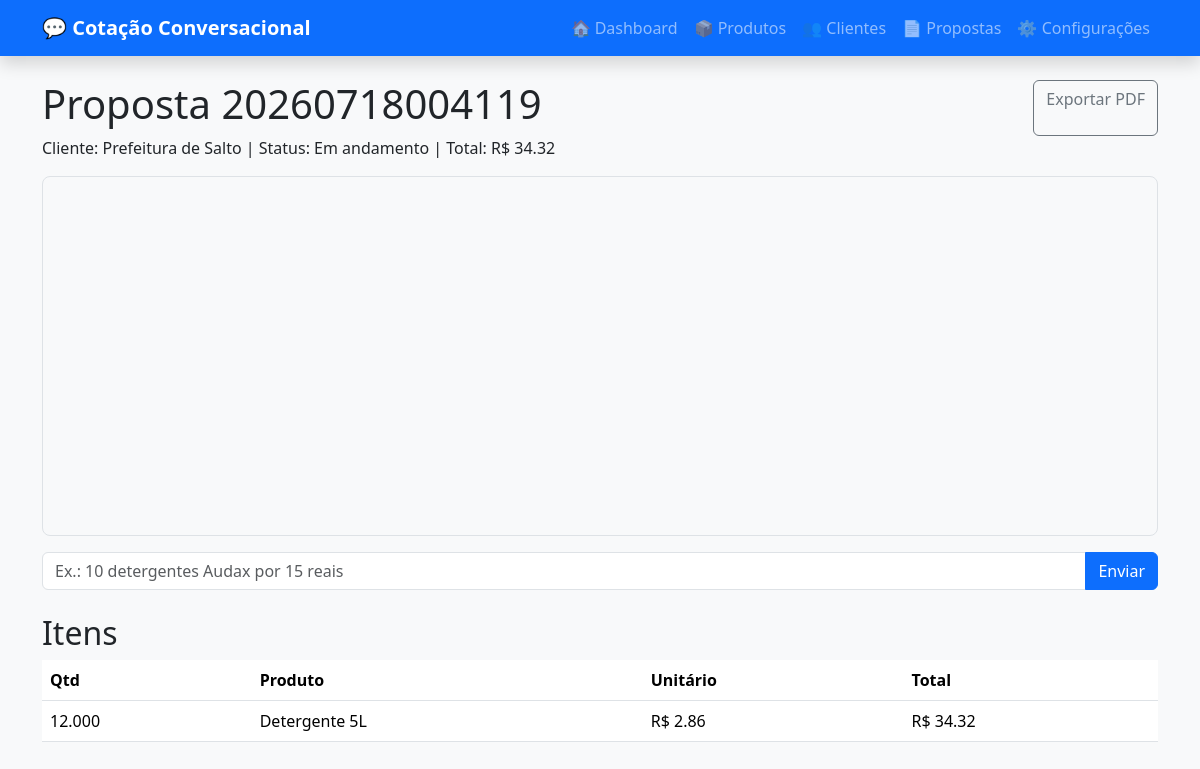
Page /propostas/2 on the committed database.
### app/models/entities.py (models this page shows)
class Proposta(Base):
    __tablename__ = "propostas"
    id: Mapped[int] = mapped_column(primary_key=True)
    numero: Mapped[str] = mapped_column(
        String(30),
        unique=True,
        index=True,
    )
    cliente_id: Mapped[int | None] = mapped_column(
        ForeignKey("clientes.id"),
        nullable=True,
    )
    data: Mapped[datetime] = mapped_column(
        DateTime,
        default=datetime.utcnow,
    )
    status: Mapped[str] = mapped_column(
        String(30),
        default="Em andamento",
    )
    observacoes: Mapped[str | None] = mapped_column(
        Text,
        nullable=True,
    )
    valor_total: Mapped[Decimal] = mapped_column(
        Numeric(12, 2),
        default=0,
    )
    estado_chat: Mapped[dict | None] = mapped_column(
        JSON,
        nullable=True,
        default=dict,
    )
    cliente: Mapped[Cliente | None] = relationship()
    itens: Mapped[list["ItemProposta"]] = relationship(
        cascade="all, delete-orphan",
        back_populates="proposta",
    )
    mensagens: Mapped[list["MensagemConversa"]] = relationship(
        cascade="all, delete-orphan",
        back_populates="proposta",
    )

class Cliente(Base):
    __tablename__ = "clientes"
    id: Mapped[int] = mapped_column(primary_key=True)
    razao_social: Mapped[str] = mapped_column(String(255), index=True)
    nome_fantasia: Mapped[str | None] = mapped_column(String(255), nullable=True)
    cnpj: Mapped[str | None] = mapped_column(String(30), nullable=True)
    endereco: Mapped[str | None] = mapped_column(String(255), nullable=True)
    cidade: Mapped[str | None] = mapped_column(String(120), nullable=True)
    telefone: Mapped[str | None] = mapped_column(String(50), nullable=True)
    email: Mapped[str | None] = mapped_column(String(180), nullable=True)

class ItemProposta(Base):
    __tablename__ = "itens_proposta"
    id: Mapped[int] = mapped_column(primary_key=True)
    proposta_id: Mapped[int] = mapped_column(
        ForeignKey("propostas.id")
    )
    produto_id: Mapped[int] = mapped_column(
        ForeignKey("produtos.id")
    )
    quantidade: Mapped[Decimal] = mapped_column(
        Numeric(12, 3)
    )
    valor_unitario: Mapped[Decimal] = mapped_column(
        Numeric(12, 2)
    )
    valor_total: Mapped[Decimal] = mapped_column(
        Numeric(12, 2)
    )
    proposta: Mapped[Proposta] = relationship(
        back_populates="itens"
    )
    produto: Mapped[Produto] = relationship()

class Produto(Base):
    __tablename__ = "produtos"
    id: Mapped[int] = mapped_column(primary_key=True)
    codigo: Mapped[str] = mapped_column(String(40), index=True)
    descricao: Mapped[str] = mapped_column(String(255), index=True)
    marca: Mapped[str | None] = mapped_column(String(120), nullable=True, index=True)
    unidade: Mapped[str] = mapped_column(String(30), default="UN")
    volume: Mapped[str | None] = mapped_column(String(80), nullable=True)
    categoria: Mapped[str | None] = mapped_column(String(120), nullable=True)
    preco_padrao: Mapped[Decimal | None] = mapped_column(
        Numeric(12, 2),
        nullable=True,
    )
    ativo: Mapped[bool] = mapped_column(Boolean, default=True)
    aliases: Mapped[list["AliasProduto"]] = relationship(
        back_populates="produto"
    )

### app/routers/web.py (the view)
@router.get("/propostas/{proposta_id}", response_class=HTMLResponse)
def tela_proposta(
    proposta_id: int,
    request: Request,
    db: Session = Depends(get_db),
):
    proposta = db.get(Proposta, proposta_id)
    if not proposta:
        raise HTTPException(status_code=404, detail="Proposta não encontrada")
    return templates.TemplateResponse(
        request=request,
        name="proposta.html",
        context={
            "request": request,
            "proposta": proposta,
        },
    )

### app/templates/proposta.html (shortened to what this page needs)
{% extends "base.html" %}{% block content %}
<div class="d-flex justify-content-between"><h1>Proposta {{ proposta.numero }}</h1><a class="btn btn-outline-secondary" href="/propostas/{{ proposta.id }}/pdf">Exportar PDF</a></div><p>Cliente: {{ proposta.cliente.razao_social if proposta.cliente else '-' }} | Status: {{ proposta.status }} | Total: R$ {{ '%.2f'|format(proposta.valor_total) }}</p>
<div class="chat-box mb-3" id="chat">{% for m in proposta.mensagens %}<div class="msg {{ m.usuario }}"><strong>{{ m.usuario }}:</strong> {{ m.mensagem }}</div>{% endfor %}</div>
<form id="chat-form" class="input-group"><input class="form-control" name="mensagem" placeholder="Ex.: 10 detergentes Audax por 15 reais" autofocus><button class="btn btn-primary">Enviar</button></form>
<h2 class="mt-4">Itens</h2><table class="table"><tr><th>Qtd</th><th>Produto</th><th>Unitário</th><th>Total</th></tr>{% for i in proposta.itens %}<tr><td>{{ i.quantidade }}</td><td>{{ i.produto.descricao }}</td><td>R$ {{ '%.2f'|format(i.valor_unitario) }}</td><td>R$ {{ '%.2f'|format(i.valor_total) }}</td></tr>{% endfor %}</table>
{% endblock %}

### app/static/css/app.css (style rules this page uses)
.chat-box { height:360px;overflow:auto;border:1px solid #dee2e6;border-radius:.5rem;padding:1rem;background:#f8f9fa }

### rows in the picture
Proposta: numero "20260718004119", status "Em andamento", valor_total "34.32"
Cliente: cliente "Prefeitura de Salto"
ItemProposta: quantidade "12.000", produto.descricao "Detergente 5L", valor_unitario "2.86", valor_total "34.32"
